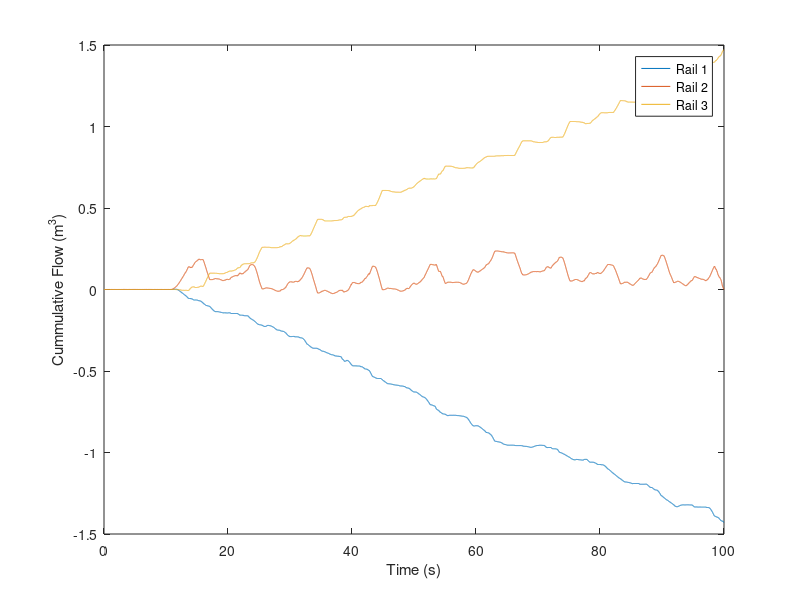

This chart was generated by the following MATLAB code: (Note: this script raises an error after producing the figure.)
%% Dynamic Programming THIS IS JAKE's algorithm
% Fill / empty the rails so that the accumulators sizes are minimized.

clear, close all
% Load Drive Cycle
load('JCB5T_C0P_3CPR_Flows.mat')


% Posative flow is flow leaving the accumulator


% Start at t(end)
dt = t(2)-t(1);
dtscale = 100; % Step through DP at a different time step than the one given by Drive Cycle
DPdt = dtscale*dt;
DPt = 0:DPdt:t(end);

figure(1), plot(t,cumsum(QR_1),t,cumsum(QR_2),t,cumsum(QR_3))
legend('Rail 1','Rail 2','Rail 3'), ylabel('Cummulative Flow (m^3)'), xlabel('Time (s)')

% We are only pumping to rail 3
V = cumsum(QR_3) * dt;

% Set flow rate and cost to switch
Qave = V(end)/t(end);
Q = 5*Qave; % Arbitraily set flow rate - to be changed later
Cost2Switch = 0*1e-5;

% nn is the number of time steps with flow it takes to get the the required
% volume
nn = ceil(V(end)/Q/DPdt) +2;

% Make V_MP - which is a matrix of possible values of V_p at each time
for i = 0:nn-1
V_MP(i+1) = i*Q*DPdt;
end
V_MP = repmat(fliplr(V_MP)',1,length(DPt));

%
% Build the cost
J = NaN(nn,length(DPt));
ind = J;
J(:,end) = abs(V(end)-V_MP(:,end));

PercentDone = 0
for k = 1:length(DPt)-1
    t_ind = find(abs(t-(t(end)-k*DPdt)) < min(dt/2,DPdt/2));
    J(1,end-k) = abs(V(t_ind)-V_MP(1,end-k+1)) + J(1,end-k+1);
    ind(1,end-k) = 1;
    for j = 1:nn-1
        [J(j+1,end-k),ind(j+1,end-k)] = min([J(j+1,end-k+1)+Cost2Switch*(ind(j+1,end-k+1)==2),J(j,end-k+1)+Cost2Switch*(ind(j+1,end-k+1)==1)]);
        J(j+1,end-k) = J(j+1,end-k) + abs(V(t_ind)-V_MP(j+1,end-k));
    end
    
    
    
    PercentDone = 100*k/length(DPt);
    if rem(PercentDone,10) < 100/length(DPt)
        PercentDone = (round(PercentDone,-1))
    end
end
PercentDone = 100

% Get optimal solution back out
[MinCost,min_ind] = min(J(:,1));

current_ind = min_ind;
for ii = 1:length(DPt)
    if ind(current_ind,ii) == 1
        IsPumping(ii) = 0;
        current_ind = current_ind;
    else
        IsPumping(ii) = 1;
        current_ind = current_ind - 1;
    end
end

% Find what the volume looks like at each time
V_p = 0;
for jj = 1:length(DPt)-1
    V_p(jj+1) = V_p(jj) + IsPumping(jj)*Q*DPdt;
end



% Does the cost match?
CostCheck = sum(Cost2Switch*IsPumping);
for kk  = 1:length(DPt)
    CostCheck = CostCheck +  abs(V(find(abs(t-DPt(kk)) < min(dt/2,DPdt/2)))-V_p(kk));
end
%[MinCost,CostCheck] %Those two numbers should be the same

% What is the required accumulator size?
for i = 1:length(t)
    [~,DPt_ind] = min(abs( DPt - t(i) ));
    Error(i) = abs( V(i) - V_p(DPt_ind));
end
Accumulator_size = max(Error) % m^3
disp('m^3')


figure(1)
plot(t,V,DPt,V_p), legend('Rail Flow','Flow delivered by Pump','Location','NorthWest')
title(['Accumulator Size = ',num2str(Accumulator_size),' m^3'])
ylabel('Flow m^3'), xlabel('Time(s)')

















